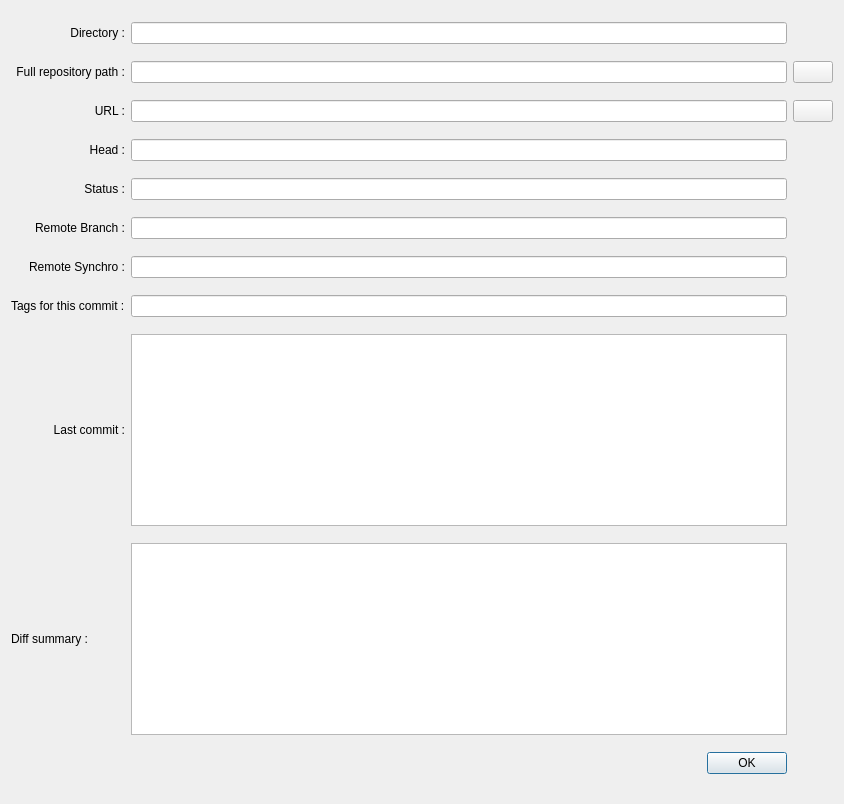
<?xml version="1.0" encoding="UTF-8"?>
<ui version="4.0">
 <class>RepoProperties</class>
 <widget class="QDialog" name="RepoProperties">
  <property name="geometry">
   <rect>
    <x>0</x>
    <y>0</y>
    <width>844</width>
    <height>804</height>
   </rect>
  </property>
  <property name="windowTitle">
   <string>Git Repository properties</string>
  </property>
  <layout class="QGridLayout" name="gridLayout">
   <item row="0" column="0">
    <widget class="QLabel" name="label">
     <property name="sizePolicy">
      <sizepolicy hsizetype="Preferred" vsizetype="Preferred">
       <horstretch>0</horstretch>
       <verstretch>0</verstretch>
      </sizepolicy>
     </property>
     <property name="text">
      <string>Directory :</string>
     </property>
     <property name="alignment">
      <set>Qt::AlignmentFlag::AlignRight|Qt::AlignmentFlag::AlignTrailing|Qt::AlignmentFlag::AlignVCenter</set>
     </property>
    </widget>
   </item>
   <item row="0" column="1">
    <widget class="QLineEdit" name="lineEditDir">
     <property name="readOnly">
      <bool>true</bool>
     </property>
    </widget>
   </item>
   <item row="1" column="0">
    <widget class="QLabel" name="label_3">
     <property name="text">
      <string>Full repository path :</string>
     </property>
     <property name="alignment">
      <set>Qt::AlignmentFlag::AlignRight|Qt::AlignmentFlag::AlignTrailing|Qt::AlignmentFlag::AlignVCenter</set>
     </property>
    </widget>
   </item>
   <item row="1" column="1">
    <widget class="QLineEdit" name="lineEditFullPath">
     <property name="readOnly">
      <bool>true</bool>
     </property>
    </widget>
   </item>
   <item row="1" column="2">
    <widget class="QPushButton" name="buttonCopyPath">
     <property name="toolTip">
      <string>Copy full path to clipboard</string>
     </property>
     <property name="text">
      <string/>
     </property>
    </widget>
   </item>
   <item row="2" column="0">
    <widget class="QLabel" name="label_4">
     <property name="text">
      <string> URL :</string>
     </property>
     <property name="alignment">
      <set>Qt::AlignmentFlag::AlignRight|Qt::AlignmentFlag::AlignTrailing|Qt::AlignmentFlag::AlignVCenter</set>
     </property>
    </widget>
   </item>
   <item row="2" column="1">
    <widget class="QLineEdit" name="lineEditUrl">
     <property name="readOnly">
      <bool>true</bool>
     </property>
    </widget>
   </item>
   <item row="2" column="2">
    <widget class="QPushButton" name="buttonCopyUrl">
     <property name="toolTip">
      <string>Copy URL to clipboard</string>
     </property>
     <property name="text">
      <string/>
     </property>
    </widget>
   </item>
   <item row="3" column="0">
    <widget class="QLabel" name="label_5">
     <property name="text">
      <string>Head :</string>
     </property>
     <property name="alignment">
      <set>Qt::AlignmentFlag::AlignRight|Qt::AlignmentFlag::AlignTrailing|Qt::AlignmentFlag::AlignVCenter</set>
     </property>
    </widget>
   </item>
   <item row="3" column="1">
    <widget class="QLineEdit" name="lineEditHead">
     <property name="readOnly">
      <bool>true</bool>
     </property>
    </widget>
   </item>
   <item row="4" column="0">
    <widget class="QLabel" name="label_7">
     <property name="text">
      <string>Status :</string>
     </property>
     <property name="alignment">
      <set>Qt::AlignmentFlag::AlignRight|Qt::AlignmentFlag::AlignTrailing|Qt::AlignmentFlag::AlignVCenter</set>
     </property>
    </widget>
   </item>
   <item row="4" column="1">
    <widget class="QLineEdit" name="lineEditStatus">
     <property name="readOnly">
      <bool>true</bool>
     </property>
    </widget>
   </item>
   <item row="5" column="0">
    <widget class="QLabel" name="label_6">
     <property name="text">
      <string>Remote Branch :</string>
     </property>
     <property name="alignment">
      <set>Qt::AlignmentFlag::AlignRight|Qt::AlignmentFlag::AlignTrailing|Qt::AlignmentFlag::AlignVCenter</set>
     </property>
    </widget>
   </item>
   <item row="5" column="1">
    <widget class="QLineEdit" name="lineEditRemoteBranch">
     <property name="readOnly">
      <bool>true</bool>
     </property>
    </widget>
   </item>
   <item row="6" column="0">
    <widget class="QLabel" name="label_9">
     <property name="text">
      <string>Remote Synchro :</string>
     </property>
     <property name="alignment">
      <set>Qt::AlignmentFlag::AlignRight|Qt::AlignmentFlag::AlignTrailing|Qt::AlignmentFlag::AlignVCenter</set>
     </property>
    </widget>
   </item>
   <item row="6" column="1">
    <widget class="QLineEdit" name="lineEditRemoteSynchro">
     <property name="readOnly">
      <bool>true</bool>
     </property>
    </widget>
   </item>
   <item row="7" column="0">
    <widget class="QLabel" name="label_10">
     <property name="text">
      <string>Tags for this commit :</string>
     </property>
    </widget>
   </item>
   <item row="7" column="1">
    <widget class="QLineEdit" name="lineEditTags"/>
   </item>
   <item row="8" column="0">
    <widget class="QLabel" name="label_8">
     <property name="sizePolicy">
      <sizepolicy hsizetype="Preferred" vsizetype="Preferred">
       <horstretch>0</horstretch>
       <verstretch>3</verstretch>
      </sizepolicy>
     </property>
     <property name="text">
      <string>Last commit :</string>
     </property>
     <property name="alignment">
      <set>Qt::AlignmentFlag::AlignRight|Qt::AlignmentFlag::AlignTrailing|Qt::AlignmentFlag::AlignVCenter</set>
     </property>
    </widget>
   </item>
   <item row="8" column="1">
    <widget class="QTextEdit" name="textEditLastCommit">
     <property name="sizePolicy">
      <sizepolicy hsizetype="Expanding" vsizetype="Fixed">
       <horstretch>0</horstretch>
       <verstretch>3</verstretch>
      </sizepolicy>
     </property>
     <property name="readOnly">
      <bool>true</bool>
     </property>
     <property name="acceptRichText">
      <bool>false</bool>
     </property>
    </widget>
   </item>
   <item row="9" column="0">
    <widget class="QLabel" name="label_13">
     <property name="sizePolicy">
      <sizepolicy hsizetype="Preferred" vsizetype="Preferred">
       <horstretch>0</horstretch>
       <verstretch>3</verstretch>
      </sizepolicy>
     </property>
     <property name="text">
      <string>Diff summary :</string>
     </property>
    </widget>
   </item>
   <item row="9" column="1">
    <widget class="QTextEdit" name="textEditDiffSummary">
     <property name="sizePolicy">
      <sizepolicy hsizetype="Expanding" vsizetype="Fixed">
       <horstretch>0</horstretch>
       <verstretch>3</verstretch>
      </sizepolicy>
     </property>
     <property name="readOnly">
      <bool>true</bool>
     </property>
    </widget>
   </item>
   <item row="10" column="1">
    <widget class="QDialogButtonBox" name="buttonBox">
     <property name="orientation">
      <enum>Qt::Orientation::Horizontal</enum>
     </property>
     <property name="standardButtons">
      <set>QDialogButtonBox::StandardButton::Ok</set>
     </property>
     <property name="centerButtons">
      <bool>false</bool>
     </property>
    </widget>
   </item>
  </layout>
 </widget>
 <resources/>
 <connections>
  <connection>
   <sender>buttonBox</sender>
   <signal>accepted()</signal>
   <receiver>RepoProperties</receiver>
   <slot>accept()</slot>
   <hints>
    <hint type="sourcelabel">
     <x>248</x>
     <y>254</y>
    </hint>
    <hint type="destinationlabel">
     <x>157</x>
     <y>274</y>
    </hint>
   </hints>
  </connection>
  <connection>
   <sender>buttonBox</sender>
   <signal>rejected()</signal>
   <receiver>RepoProperties</receiver>
   <slot>reject()</slot>
   <hints>
    <hint type="sourcelabel">
     <x>316</x>
     <y>260</y>
    </hint>
    <hint type="destinationlabel">
     <x>286</x>
     <y>274</y>
    </hint>
   </hints>
  </connection>
 </connections>
</ui>
